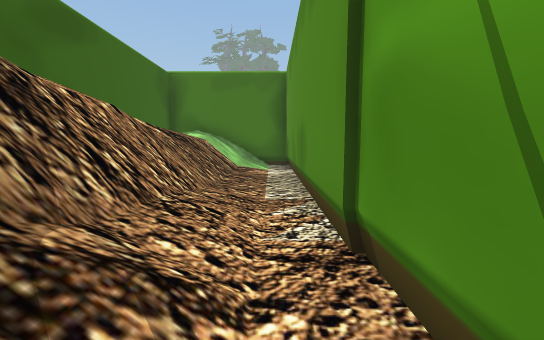
[1] (above)

12 first-person views from a walk through a Unity game level. The camera is 1.5 m above the floor, tilts 6° down and sees 90° across. The floor is counted in squares, 2 m on a side. Each view is taken from the middle of a square. On the plan, view 1 faces up. The plan holds only what a view shows up to about 10 squares ahead; the rest is blank. The place goes on beyond the plan. Some trees and plants on the terrain are drawn as simple stand-ins. Some animated figures are not drawn. Door leaves are left out, so doorways stand open. Some surface patterns are stand-ins.

[2]
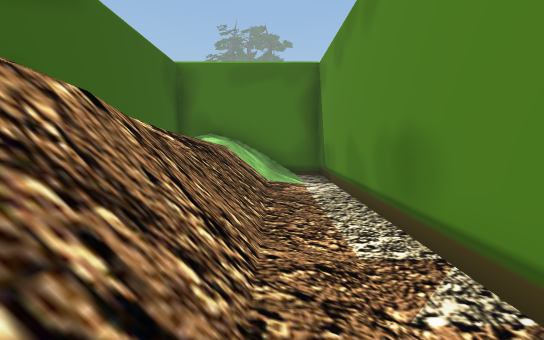

[3]
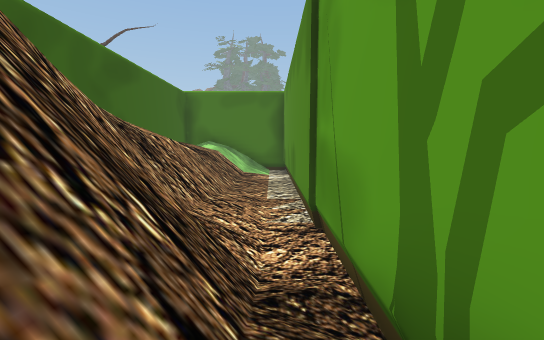

[4]
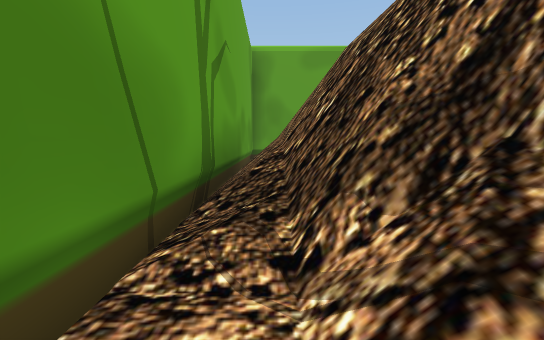

[5]
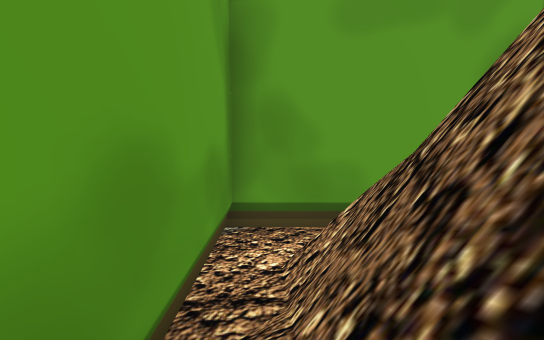

[6]
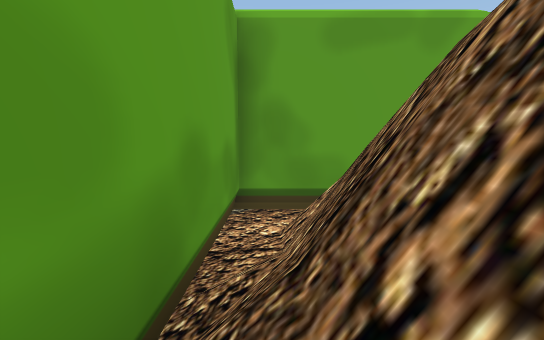

[7]
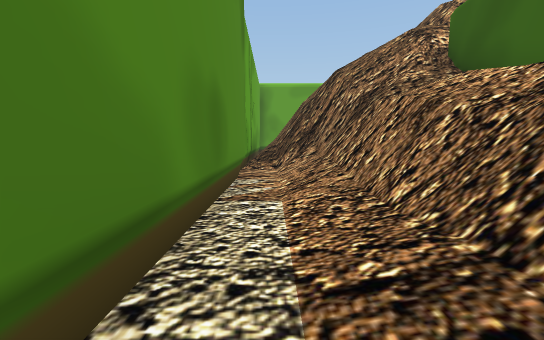

[8]
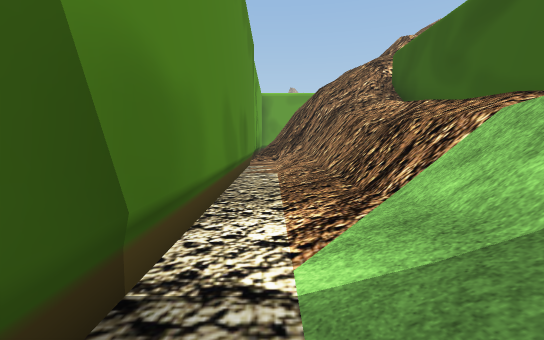

[9]
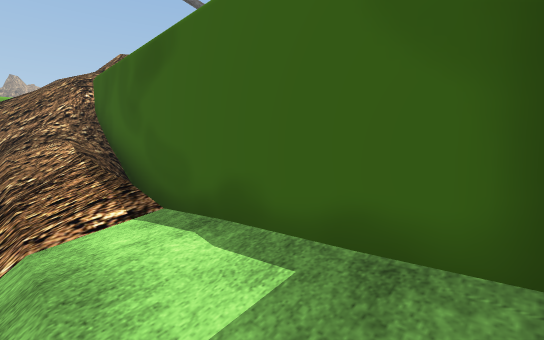

[10]
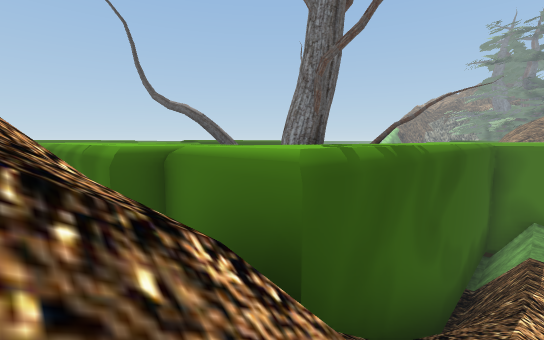

[11]
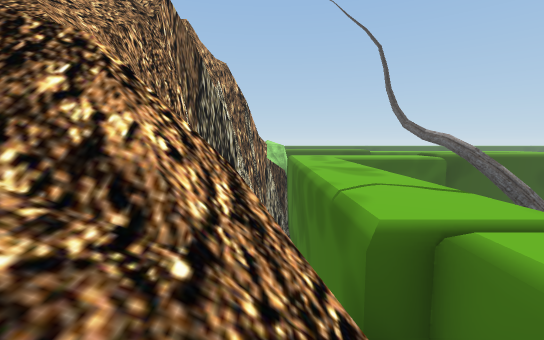

[12]
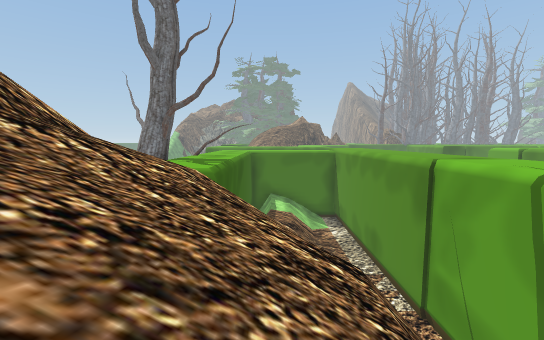

### Floor plan
Key: @ floor where view 1 was taken; # wall or solid block; . main floor; : floor 3 m higher than the main floor; / step, stairs or slope; v drop or lower ground.
Columns run from 14 left of view 1 to 1 right of it. Each row starts with its distance up from view 1.
 12           ######
 11           #://.#
 10           #///.#
  9           #///.#
  8           #///.#
  7           #///.#
  6           #///.#
  5           #///.#
  4           #/#/.#
  3           #/#/.#
  2        ####/#/.#
  1        #v///#//#
  0         v///v#@#
 -1  v      ////v#/#
 -2  vvvv   ////##/#
 -3 vvvvvv    ///#/#
 -4  /////    ///#/#
 -5             v#/#
 -6              #/#
 -7              #.#
 -8             ####

Positions as (right, up) in squares from view 1, and headings:
1: (0, 0), facing up
2: (-1, 2), facing up
3: (0, -2), facing up
4: (0, 2), facing down
5: (0, -3), facing down
6: (0, -2), facing down
7: (0, 8), facing down
8: (0, 11), facing down
9: (-2, 11), facing down-left
10: (-3, 0), facing up-left
11: (-4, 0), facing left
12: (-3, -4), facing up
